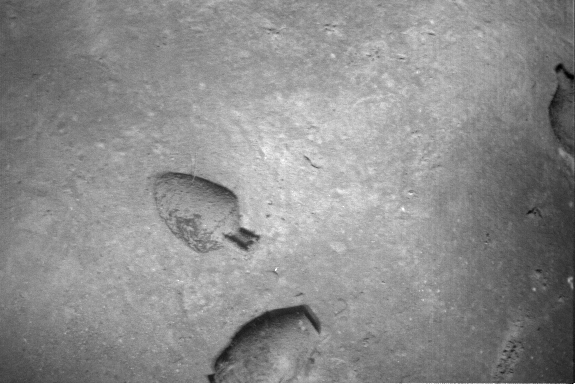
#> input picture filre/RSN/third/3_1.tif, 576 x 384 px; its folder holds only this picture in this run
$ python try2.py
#> lines starting #> are read from the running program, lines starting #| are printed output that depends on the picture
import cv2
import numpy as np
import os
import matplotlib.pyplot as plt
import glob


# function to pre proces image
def preprocess_image(image):
    # Apply white balance
    wb = cv2.xphoto.createSimpleWB()
    image_balanced = wb.balanceWhite(image)

    # convert to gray scale
    gray_image = cv2.cvtColor(image_balanced, cv2.COLOR_BGR2GRAY)

    # apply histogram equalization
    equalized_image = cv2.equalizeHist(gray_image)

    # apply gaussian blur
    denoised_image = cv2.GaussianBlur(equalized_image, (5, 5), 0)

    return denoised_image


# function for feature detection
def feature_detection(image):
    # create ORB object with desired number of features
    orb = cv2.ORB_create(nfeatures=1500)

    # find keypoints and descriptors
    keypoints, descriptors = orb.detectAndCompute(image, None)

    return keypoints, descriptors


# function for feature matching
def match_features(descriptors1, descriptors2):
    # create a FLANN matcher with L2 norm and k=2
    FLANN_INDEX_KDTREE = 1
    index_params = dict(algorithm=FLANN_INDEX_KDTREE, trees=5)
    search_params = dict(checks=50)

    flann = cv2.FlannBasedMatcher(index_params, search_params)

    # Match the features and filter good matches using Lowe's ratio test
    matches = flann.knnMatch(descriptors1, descriptors2, k=2)
    good_matches = [m for m, n in matches if m.distance < 0.7 * n.distance]

    return good_matches

# function for homography
def find_homography(keypoints1, keypoints2, matches):
    # Extract matched keypoints
    src_pts = np.float32([keypoints1[m.queryIdx].pt for m in matches]).reshape(-1, 1, 2)
    dst_pts = np.float32([keypoints2[m.trainIdx].pt for m in matches]).reshape(-1, 1, 2)

    # Estimate the homography matrix using RANSAC
    H, _ = cv2.findHomography(src_pts, dst_pts, cv2.RANSAC, 5.0)

    return H

def create_mosaic(image_list):
    # Pre-process the images
    preprocessed_images = [preprocess_image(image) for image in image_list]

    # Detect keypoints and descriptors in the images
    keypoints_and_descriptors = [feature_detection(image) for image in preprocessed_images]

    # Initialize the final mosaic with the first image
    mosaic = image_list[0]

    for i in range(1, len(image_list)):
        # Match features between the current image and the mosaic
        matches = match_features(keypoints_and_descriptors[i - 1][1], keypoints_and_descriptors[i][1])

        # Estimate the homography matrix
        H = find_homography(keypoints_and_descriptors[i - 1][0], keypoints_and_descriptors[i][0], matches)

        # Stitch the current image onto the mosaic
        mosaic = cv2.warpPerspective(mosaic, np.dot(H, np.eye(3)), (mosaic.shape[1] + image_list[i].shape[1], mosaic.shape[0]))
        mosaic[0:image_list[i].shape[0], 0:image_list[i].shape[1]] = image_list[i]

    return mosaic


def main():
    # Load sample images from a directory
    image_dir = 'third'
    image_files = os.listdir(image_dir)
    image_list = [cv2.imread(os.path.join(image_dir, image_file)) for image_file in image_files]

    # Display the images
    for i, image in enumerate(image_list):
        plt.subplot(1, len(image_list), i + 1)
        plt.imshow(cv2.cvtColor(image, cv2.COLOR_BGR2RGB))
        plt.title('Image {}'.format(i + 1))
        plt.axis('off')
        plt.show()
#> this loop made 1 pass

    # Create the image mosaic
    mosaic = create_mosaic(image_list)
#> in preprocess_image, `image_balanced = wb.balanceWhite(image)`:
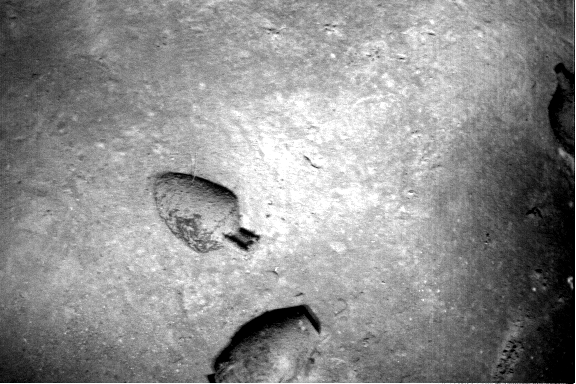
#> image_balanced: shape (384, 576, 3); min 0, max 255, mean 142.7
#> in preprocess_image, image is the input picture: shape (384, 576, 3); min 0, max 255, mean 140.8
#> in preprocess_image, `equalized_image = cv2.equalizeHist(gray_image)`:
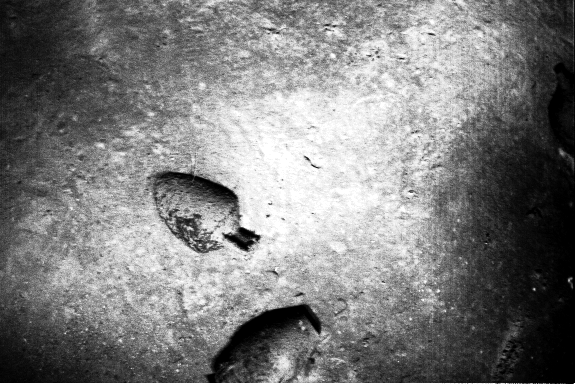
#> equalized_image: shape (384, 576); min 0, max 255, mean 125.9
#> in preprocess_image, `denoised_image = cv2.GaussianBlur(equalized_image, (5, 5), 0)`:
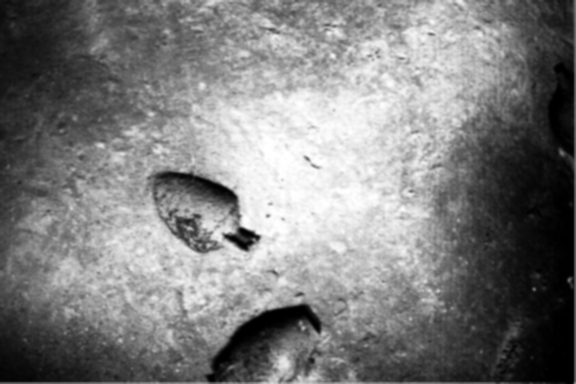
#> denoised_image: shape (384, 576); min 0, max 255, mean 125.6
#> in create_mosaic, `preprocessed_images = [preprocess_image(image) for image in image_list]`: preprocessed_images = 1 item
#> in feature_detection, `keypoints, descriptors = orb.detectAndCompute(image, None)`: keypoints = 1468 keypoints; strongest (x, y, size): (251, 236, 111.1), (254, 236, 92.6), (244, 244, 111.1), (256, 236, 77.1)
#> in create_mosaic, `keypoints_and_descriptors = [feature_detection(image) for image in pre..`: keypoints_and_descriptors = 1 item

    # Display the final mosaic
    plt.imshow(cv2.cvtColor(mosaic, cv2.COLOR_BGR2RGB))
    plt.title('Image Mosaic')
    plt.show()

if __name__ == '__main__':
    main()

$ run again, on filre/RSN/third/3_5.tif
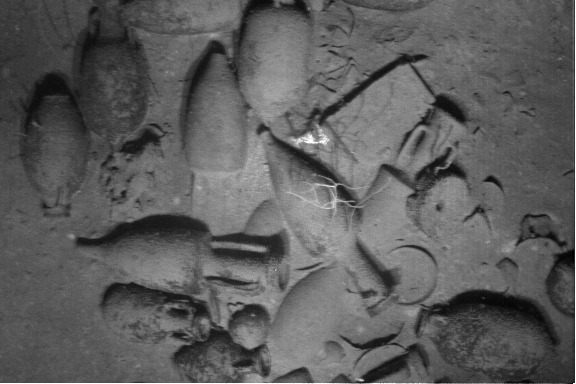
#> input picture filre/RSN/third/3_5.tif, 576 x 384 px
#> the loop in main, `for i, image in enumerate(image_list):` made 1 pass
#> in preprocess_image, `image_balanced = wb.balanceWhite(image)`:
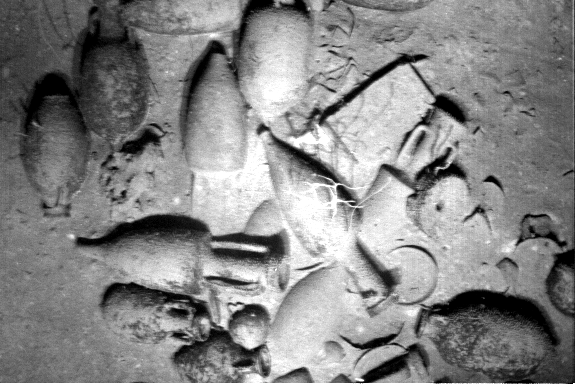
#> image_balanced: shape (384, 576, 3); min 0, max 255, mean 134
#> in preprocess_image, image is the input picture: shape (384, 576, 3); min 0, max 255, mean 93.2
#> in preprocess_image, `denoised_image = cv2.GaussianBlur(equalized_image, (5, 5), 0)`:
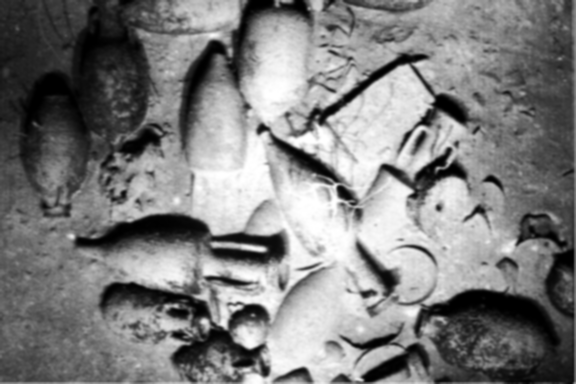
#> denoised_image: shape (384, 576); min 0, max 255, mean 125.8
#> preprocessed_images = 1 item
#> keypoints = 1500 keypoints; strongest (x, y, size): (259, 129, 64.3), (385, 167, 92.6), (259, 127, 77.1), (278, 236, 92.6)
#> keypoints_and_descriptors = 1 item

$ run again, on filre/RSN/third/3_6.tif
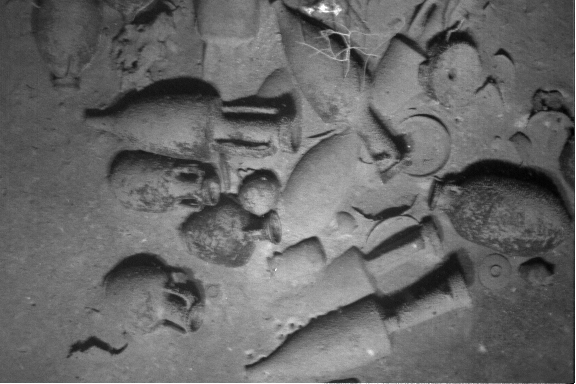
#> input picture filre/RSN/third/3_6.tif, 576 x 384 px
#> the loop in main, `for i, image in enumerate(image_list):` made 1 pass
#> in preprocess_image, `image_balanced = wb.balanceWhite(image)`:
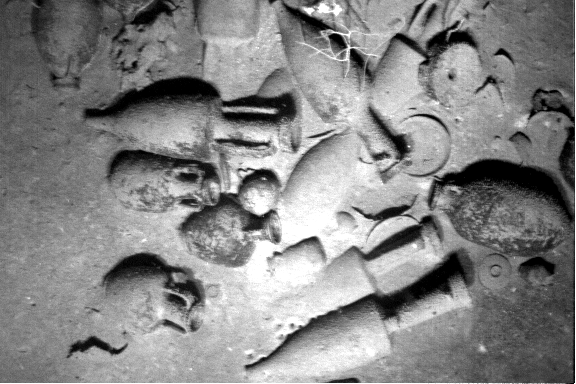
#> image_balanced: shape (384, 576, 3); min 0, max 255, mean 133.8
#> in preprocess_image, image is the input picture: shape (384, 576, 3); min 0, max 255, mean 103.9
#> in preprocess_image, `denoised_image = cv2.GaussianBlur(equalized_image, (5, 5), 0)`:
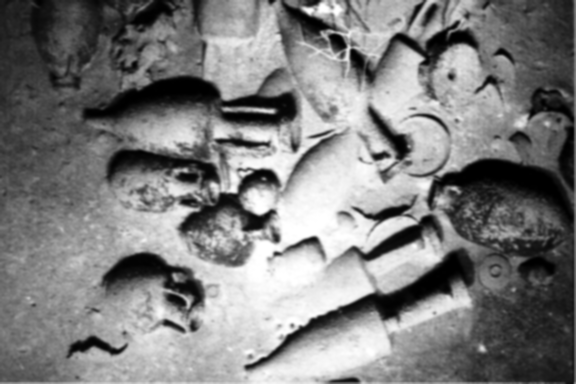
#> denoised_image: shape (384, 576); min 0, max 255, mean 125.7
#> preprocessed_images = 1 item
#> keypoints = 1500 keypoints; strongest (x, y, size): (258, 219, 111.1), (235, 190, 44.6), (234, 189, 64.3), (314, 236, 77.1)
#> keypoints_and_descriptors = 1 item

$ run again, on filre/RSN/third/3_7.tif
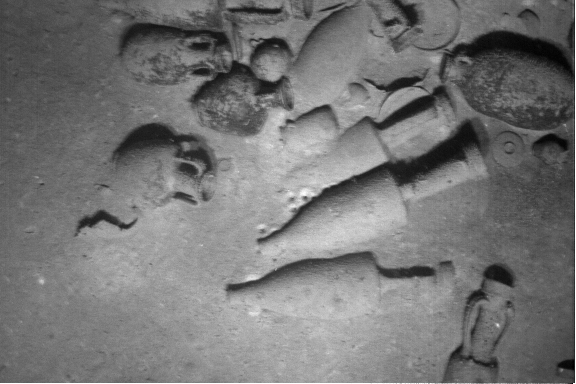
#> input picture filre/RSN/third/3_7.tif, 576 x 384 px
#> the loop in main, `for i, image in enumerate(image_list):` made 1 pass
#> in preprocess_image, `image_balanced = wb.balanceWhite(image)`:
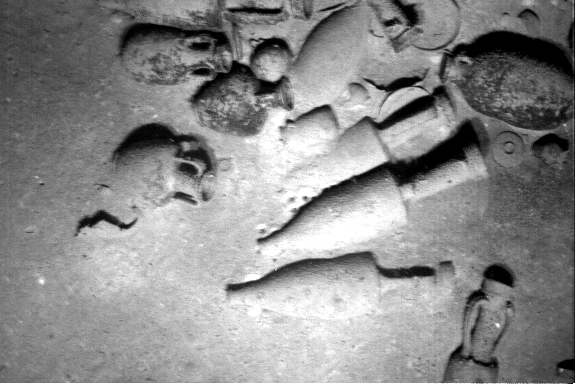
#> image_balanced: shape (384, 576, 3); min 0, max 255, mean 138.4
#> in preprocess_image, image is the input picture: shape (384, 576, 3); min 0, max 255, mean 117.3
#> in preprocess_image, `equalized_image = cv2.equalizeHist(gray_image)`:
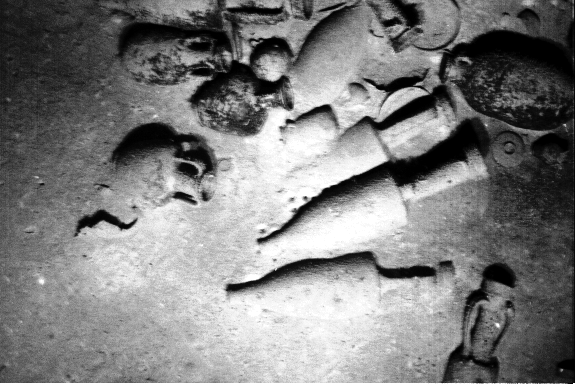
#> equalized_image: shape (384, 576); min 0, max 255, mean 125.8
#> preprocessed_images = 1 item
#> keypoints = 1500 keypoints; strongest (x, y, size): (229, 286, 77.1), (228, 287, 53.6), (228, 286, 64.3), (288, 121, 44.6)
#> keypoints_and_descriptors = 1 item

$ run again, on filre/RSN/third/3_2.tif
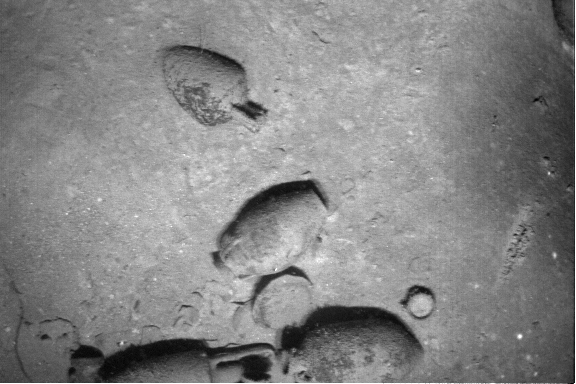
#> input picture filre/RSN/third/3_2.tif, 576 x 384 px
#> the loop in main, `for i, image in enumerate(image_list):` made 1 pass
#> in preprocess_image, `image_balanced = wb.balanceWhite(image)`:
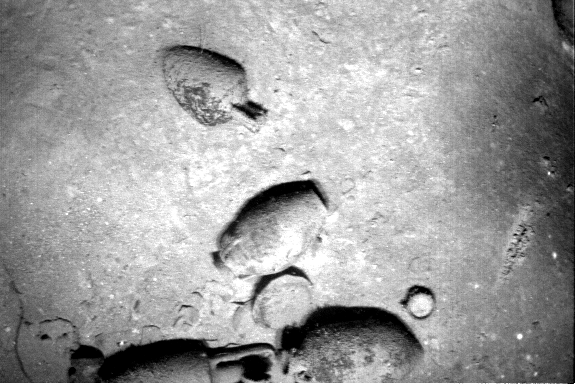
#> image_balanced: shape (384, 576, 3); min 0, max 255, mean 156.4
#> in preprocess_image, image is the input picture: shape (384, 576, 3); min 0, max 255, mean 132.6
#> in preprocess_image, `denoised_image = cv2.GaussianBlur(equalized_image, (5, 5), 0)`:
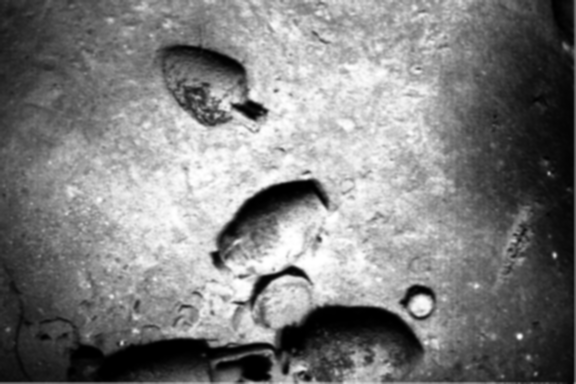
#> denoised_image: shape (384, 576); min 0, max 255, mean 125.6
#> preprocessed_images = 1 item
#> keypoints = 1497 keypoints; strongest (x, y, size): (258, 111, 111.1), (263, 110, 92.6), (218, 260, 92.6), (257, 278, 92.6)
#> keypoints_and_descriptors = 1 item
